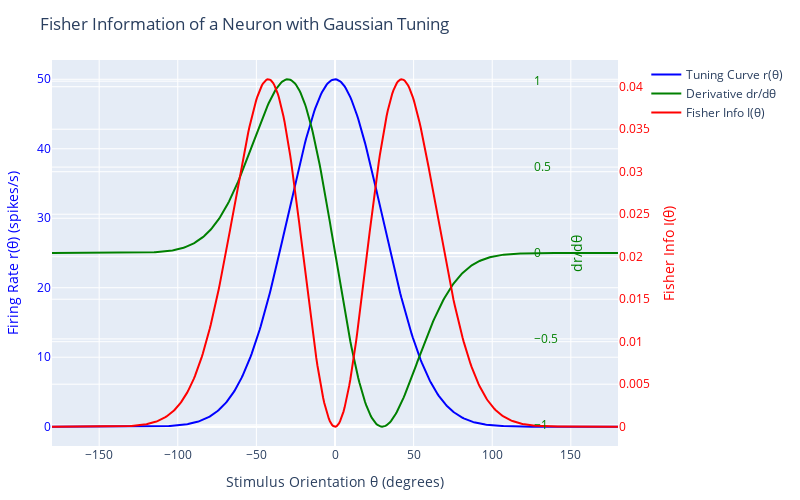

The code cell stored with this chart in its notebook:
### Markdown cell above
**5**
Let's try to compute the Fisher information of a neuron with Gaussian orientation tuning function

### Code cell
using PlotlyJS

# Parameters for the Gaussian tuning curve
r_max = 50.0  # Maximum firing rate (spikes/s)
θ_pref = 0.0  # Preferred orientation (degrees)
σ = 30.0      # Tuning width (degrees)

# Tuning curve function: r(θ)
function r(θ)
    return r_max * exp( - (θ - θ_pref)^2 / (2 * σ^2) )
end

# Derivative dr/dθ (analytical)
function dr_dθ(θ)
    return r(θ) * (-(θ - θ_pref) / σ^2)
end

# Fisher information I(θ) = (dr/dθ)^2 / r(θ)
function fisher_info(θ)
    r_val = r(θ)
    if r_val == 0.0
        return 0.0
    else
        return (dr_dθ(θ))^2 / r_val
    end
end

# Generate θ values from -180 to 180 degrees
θ_values = range(-180, 180, length=500)

# Compute values for plotting
r_values = r.(θ_values)
dr_values = dr_dθ.(θ_values)
I_values = fisher_info.(θ_values)

# Create Plotly traces
trace_r = scatter(x=θ_values, y=r_values, mode="lines", name="Tuning Curve r(θ)", line=attr(color="blue"))
trace_dr = scatter(x=θ_values, y=dr_values, mode="lines", name="Derivative dr/dθ", line=attr(color="green"), yaxis="y2")
trace_I = scatter(x=θ_values, y=I_values, mode="lines", name="Fisher Info I(θ)", line=attr(color="red"), yaxis="y3")

# Layout with multiple y-axes for different scales
layout = Layout(
    title="Fisher Information of a Neuron with Gaussian Tuning",
    xaxis=attr(title="Stimulus Orientation θ (degrees)"),
    yaxis=attr(title="Firing Rate r(θ) (spikes/s)", side="left", color="blue"),
    yaxis2=attr(title="dr/dθ", overlaying="y", side="right", color="green", position=0.85),
    yaxis3=attr(title="Fisher Info I(θ)", overlaying="y", side="right", color="red"),
    legend=attr(x=1.05, y=1.0),
    width=800,
    height=500
)

# Create and display the plot
p = plot([trace_r, trace_dr, trace_I], layout)
display(p)  # Opens in browser or Jupyter

### Figure 1 — Plotly figure (JSON) as saved in the notebook; plotly's stock layout.template omitted (floating-point values rounded to 4 significant figures; data arrays with more than 128 entries replaced by an {"elided": "..."} marker saying what was removed)
{"data": [{"line": {"color": "blue"}, "mode": "lines", "name": "Tuning Curve r(θ)", "type": "scatter", "x": {"elided": "500 float values"}, "y": {"elided": "500 float values"}}, {"line": {"color": "green"}, "mode": "lines", "name": "Derivative dr/dθ", "type": "scatter", "x": {"elided": "500 float values"}, "y": {"elided": "500 float values"}, "yaxis": "y2"}, {"line": {"color": "red"}, "mode": "lines", "name": "Fisher Info I(θ)", "type": "scatter", "x": {"elided": "500 float values"}, "y": {"elided": "500 float values"}, "yaxis": "y3"}], "layout": {"height": 500, "legend": {"x": 1.05, "y": 1}, "margin": {"b": 50, "l": 50, "r": 50, "t": 60}, "title": "Fisher Information of a Neuron with Gaussian Tuning", "width": 800, "xaxis": {"title": "Stimulus Orientation θ (degrees)"}, "yaxis": {"color": "blue", "side": "left", "title": "Firing Rate r(θ) (spikes/s)"}, "yaxis2": {"color": "green", "overlaying": "y", "position": 0.85, "side": "right", "title": "dr/dθ"}, "yaxis3": {"color": "red", "overlaying": "y", "side": "right", "title": "Fisher Info I(θ)"}}}
